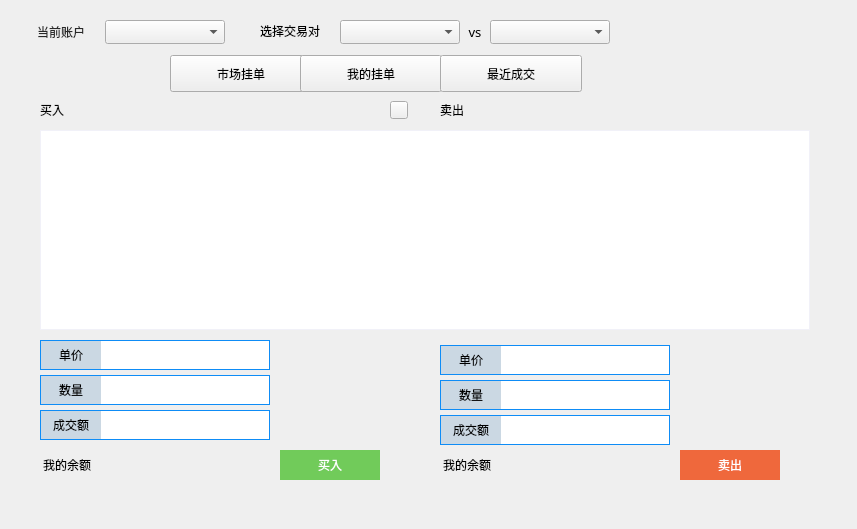
<?xml version="1.0" encoding="UTF-8"?>
<ui version="4.0">
 <class>MarketPage</class>
 <widget class="QWidget" name="MarketPage">
  <property name="geometry">
   <rect>
    <x>0</x>
    <y>0</y>
    <width>857</width>
    <height>529</height>
   </rect>
  </property>
  <property name="font">
   <font>
    <family>微软雅黑</family>
   </font>
  </property>
  <property name="windowTitle">
   <string>Form</string>
  </property>
  <widget class="QComboBox" name="symbolComboBox1">
   <property name="geometry">
    <rect>
     <x>340</x>
     <y>20</y>
     <width>120</width>
     <height>24</height>
    </rect>
   </property>
   <property name="font">
    <font>
     <family>微软雅黑</family>
     <weight>50</weight>
     <bold>false</bold>
    </font>
   </property>
   <property name="focusPolicy">
    <enum>Qt::NoFocus</enum>
   </property>
  </widget>
  <widget class="QComboBox" name="symbolComboBox2">
   <property name="geometry">
    <rect>
     <x>490</x>
     <y>20</y>
     <width>120</width>
     <height>24</height>
    </rect>
   </property>
   <property name="font">
    <font>
     <family>微软雅黑</family>
     <weight>50</weight>
     <bold>false</bold>
    </font>
   </property>
   <property name="focusPolicy">
    <enum>Qt::NoFocus</enum>
   </property>
  </widget>
  <widget class="QLabel" name="label">
   <property name="geometry">
    <rect>
     <x>245</x>
     <y>20</y>
     <width>75</width>
     <height>21</height>
    </rect>
   </property>
   <property name="text">
    <string>选择交易对</string>
   </property>
   <property name="alignment">
    <set>Qt::AlignRight|Qt::AlignTrailing|Qt::AlignVCenter</set>
   </property>
  </widget>
  <widget class="QLabel" name="label_2">
   <property name="geometry">
    <rect>
     <x>465</x>
     <y>20</y>
     <width>20</width>
     <height>24</height>
    </rect>
   </property>
   <property name="font">
    <font>
     <pointsize>10</pointsize>
    </font>
   </property>
   <property name="text">
    <string>vs</string>
   </property>
   <property name="alignment">
    <set>Qt::AlignCenter</set>
   </property>
  </widget>
  <widget class="QTableWidget" name="bidOrderTableWidget">
   <property name="geometry">
    <rect>
     <x>40</x>
     <y>130</y>
     <width>370</width>
     <height>200</height>
    </rect>
   </property>
   <property name="layoutDirection">
    <enum>Qt::RightToLeft</enum>
   </property>
   <property name="styleSheet">
    <string notr="true">QTableWidget{border: 1px solid rgb(241,241,248);gridline-color: rgb(241,241,248)}
QHeaderView{background-color:white;min-height:35;}
QHeaderView::section{background-color: white;border: 1px solid rgb(241,241,248);
font: 12px &quot;微软雅黑&quot;;}</string>
   </property>
   <property name="verticalScrollBarPolicy">
    <enum>Qt::ScrollBarAsNeeded</enum>
   </property>
   <property name="horizontalScrollBarPolicy">
    <enum>Qt::ScrollBarAlwaysOff</enum>
   </property>
   <property name="sizeAdjustPolicy">
    <enum>QAbstractScrollArea::AdjustToContents</enum>
   </property>
   <property name="autoScroll">
    <bool>false</bool>
   </property>
   <property name="editTriggers">
    <set>QAbstractItemView::NoEditTriggers</set>
   </property>
   <property name="tabKeyNavigation">
    <bool>false</bool>
   </property>
   <property name="showDropIndicator" stdset="0">
    <bool>false</bool>
   </property>
   <property name="dragDropOverwriteMode">
    <bool>false</bool>
   </property>
   <property name="showGrid">
    <bool>false</bool>
   </property>
   <attribute name="horizontalHeaderVisible">
    <bool>false</bool>
   </attribute>
   <attribute name="horizontalHeaderCascadingSectionResizes">
    <bool>true</bool>
   </attribute>
   <attribute name="verticalHeaderVisible">
    <bool>false</bool>
   </attribute>
   <attribute name="verticalHeaderCascadingSectionResizes">
    <bool>true</bool>
   </attribute>
   <column>
    <property name="text">
     <string>单价</string>
    </property>
    <property name="textAlignment">
     <set>AlignCenter</set>
    </property>
   </column>
   <column>
    <property name="text">
     <string/>
    </property>
    <property name="textAlignment">
     <set>AlignCenter</set>
    </property>
   </column>
   <column>
    <property name="text">
     <string/>
    </property>
    <property name="textAlignment">
     <set>AlignCenter</set>
    </property>
   </column>
  </widget>
  <widget class="QTableWidget" name="myOrdersTableWidget">
   <property name="geometry">
    <rect>
     <x>40</x>
     <y>130</y>
     <width>770</width>
     <height>200</height>
    </rect>
   </property>
   <property name="styleSheet">
    <string notr="true">QTableWidget{border: 1px solid rgb(241,241,248);gridline-color: rgb(241,241,248)}
QHeaderView{background-color:white;min-height:35;}
QHeaderView::section{background-color: white;border: 1px solid rgb(241,241,248);
font: 12px &quot;微软雅黑&quot;;}</string>
   </property>
   <property name="verticalScrollBarPolicy">
    <enum>Qt::ScrollBarAsNeeded</enum>
   </property>
   <property name="horizontalScrollBarPolicy">
    <enum>Qt::ScrollBarAlwaysOff</enum>
   </property>
   <property name="sizeAdjustPolicy">
    <enum>QAbstractScrollArea::AdjustToContents</enum>
   </property>
   <property name="autoScroll">
    <bool>false</bool>
   </property>
   <property name="editTriggers">
    <set>QAbstractItemView::NoEditTriggers</set>
   </property>
   <property name="tabKeyNavigation">
    <bool>false</bool>
   </property>
   <property name="showDropIndicator" stdset="0">
    <bool>false</bool>
   </property>
   <property name="dragDropOverwriteMode">
    <bool>false</bool>
   </property>
   <property name="showGrid">
    <bool>false</bool>
   </property>
   <attribute name="horizontalHeaderVisible">
    <bool>false</bool>
   </attribute>
   <attribute name="horizontalHeaderCascadingSectionResizes">
    <bool>true</bool>
   </attribute>
   <attribute name="verticalHeaderVisible">
    <bool>false</bool>
   </attribute>
   <attribute name="verticalHeaderCascadingSectionResizes">
    <bool>true</bool>
   </attribute>
   <column>
    <property name="text">
     <string>挂单ID</string>
    </property>
    <property name="textAlignment">
     <set>AlignCenter</set>
    </property>
   </column>
   <column>
    <property name="text">
     <string>所属账户</string>
    </property>
    <property name="textAlignment">
     <set>AlignCenter</set>
    </property>
   </column>
   <column>
    <property name="text">
     <string>类型</string>
    </property>
    <property name="textAlignment">
     <set>AlignCenter</set>
    </property>
   </column>
   <column>
    <property name="text">
     <string>单价</string>
    </property>
    <property name="textAlignment">
     <set>AlignCenter</set>
    </property>
   </column>
   <column>
    <property name="text">
     <string>卖出数量</string>
    </property>
    <property name="textAlignment">
     <set>AlignCenter</set>
    </property>
   </column>
   <column>
    <property name="text">
     <string>金额</string>
    </property>
    <property name="textAlignment">
     <set>AlignCenter</set>
    </property>
   </column>
   <column>
    <property name="text">
     <string/>
    </property>
    <property name="textAlignment">
     <set>AlignCenter</set>
    </property>
   </column>
  </widget>
  <widget class="QToolButton" name="marketBtn">
   <property name="geometry">
    <rect>
     <x>170</x>
     <y>55</y>
     <width>142</width>
     <height>37</height>
    </rect>
   </property>
   <property name="styleSheet">
    <string notr="true"/>
   </property>
   <property name="text">
    <string>市场挂单</string>
   </property>
  </widget>
  <widget class="QToolButton" name="myOrdersBtn">
   <property name="geometry">
    <rect>
     <x>300</x>
     <y>55</y>
     <width>142</width>
     <height>37</height>
    </rect>
   </property>
   <property name="styleSheet">
    <string notr="true"/>
   </property>
   <property name="text">
    <string>我的挂单</string>
   </property>
  </widget>
  <widget class="QToolButton" name="myHistoryBtn">
   <property name="geometry">
    <rect>
     <x>440</x>
     <y>55</y>
     <width>142</width>
     <height>37</height>
    </rect>
   </property>
   <property name="text">
    <string>最近成交</string>
   </property>
  </widget>
  <widget class="QLineEdit" name="priceLineEdit">
   <property name="geometry">
    <rect>
     <x>40</x>
     <y>340</y>
     <width>230</width>
     <height>30</height>
    </rect>
   </property>
   <property name="styleSheet">
    <string notr="true">color:black;border:1px solid rgb(14,140,246);</string>
   </property>
  </widget>
  <widget class="QLabel" name="priceTagLabel">
   <property name="geometry">
    <rect>
     <x>41</x>
     <y>341</y>
     <width>60</width>
     <height>28</height>
    </rect>
   </property>
   <property name="font">
    <font/>
   </property>
   <property name="styleSheet">
    <string notr="true">border:none;
background-color: rgb(203, 216, 227);</string>
   </property>
   <property name="text">
    <string>单价</string>
   </property>
   <property name="alignment">
    <set>Qt::AlignCenter</set>
   </property>
  </widget>
  <widget class="QLabel" name="numTagLabel">
   <property name="geometry">
    <rect>
     <x>41</x>
     <y>376</y>
     <width>60</width>
     <height>28</height>
    </rect>
   </property>
   <property name="styleSheet">
    <string notr="true">border:none;
background-color: rgb(203, 216, 227);</string>
   </property>
   <property name="text">
    <string>数量</string>
   </property>
   <property name="alignment">
    <set>Qt::AlignCenter</set>
   </property>
  </widget>
  <widget class="QLineEdit" name="numLineEdit">
   <property name="geometry">
    <rect>
     <x>40</x>
     <y>375</y>
     <width>230</width>
     <height>30</height>
    </rect>
   </property>
   <property name="styleSheet">
    <string notr="true">color:black;border:1px solid rgb(14,140,246);</string>
   </property>
  </widget>
  <widget class="QToolButton" name="bidBtn">
   <property name="geometry">
    <rect>
     <x>280</x>
     <y>450</y>
     <width>100</width>
     <height>30</height>
    </rect>
   </property>
   <property name="font">
    <font/>
   </property>
   <property name="styleSheet">
    <string notr="true">QToolButton{border:none;color: rgb(255, 255, 255);background-color: rgb(113, 203, 90);}
QToolButton:hover{background-color: rgb(123, 213, 90);}</string>
   </property>
   <property name="text">
    <string>买入</string>
   </property>
  </widget>
  <widget class="QLabel" name="symbolLabel">
   <property name="geometry">
    <rect>
     <x>730</x>
     <y>230</y>
     <width>71</width>
     <height>21</height>
    </rect>
   </property>
   <property name="text">
    <string/>
   </property>
  </widget>
  <widget class="QComboBox" name="accountComboBox">
   <property name="geometry">
    <rect>
     <x>105</x>
     <y>20</y>
     <width>120</width>
     <height>24</height>
    </rect>
   </property>
   <property name="font">
    <font>
     <family>微软雅黑</family>
     <weight>50</weight>
     <bold>false</bold>
    </font>
   </property>
   <property name="focusPolicy">
    <enum>Qt::NoFocus</enum>
   </property>
  </widget>
  <widget class="QLabel" name="label_5">
   <property name="geometry">
    <rect>
     <x>30</x>
     <y>20</y>
     <width>55</width>
     <height>24</height>
    </rect>
   </property>
   <property name="font">
    <font>
     <family>微软雅黑</family>
    </font>
   </property>
   <property name="styleSheet">
    <string notr="true">color: rgb(40, 40, 40);
background:transparent;</string>
   </property>
   <property name="text">
    <string>当前账户</string>
   </property>
   <property name="alignment">
    <set>Qt::AlignRight|Qt::AlignTrailing|Qt::AlignVCenter</set>
   </property>
  </widget>
  <widget class="QTableWidget" name="askOrderTableWidget">
   <property name="geometry">
    <rect>
     <x>440</x>
     <y>130</y>
     <width>370</width>
     <height>200</height>
    </rect>
   </property>
   <property name="styleSheet">
    <string notr="true">QTableWidget{border: 1px solid rgb(241,241,248);gridline-color: rgb(241,241,248)}
QHeaderView{background-color:white;min-height:35;}
QHeaderView::section{background-color: white;border: 1px solid rgb(241,241,248);
font: 12px &quot;微软雅黑&quot;;}</string>
   </property>
   <property name="verticalScrollBarPolicy">
    <enum>Qt::ScrollBarAsNeeded</enum>
   </property>
   <property name="horizontalScrollBarPolicy">
    <enum>Qt::ScrollBarAlwaysOff</enum>
   </property>
   <property name="sizeAdjustPolicy">
    <enum>QAbstractScrollArea::AdjustToContents</enum>
   </property>
   <property name="autoScroll">
    <bool>false</bool>
   </property>
   <property name="editTriggers">
    <set>QAbstractItemView::NoEditTriggers</set>
   </property>
   <property name="tabKeyNavigation">
    <bool>false</bool>
   </property>
   <property name="showDropIndicator" stdset="0">
    <bool>false</bool>
   </property>
   <property name="dragDropOverwriteMode">
    <bool>false</bool>
   </property>
   <property name="showGrid">
    <bool>false</bool>
   </property>
   <attribute name="horizontalHeaderVisible">
    <bool>false</bool>
   </attribute>
   <attribute name="horizontalHeaderCascadingSectionResizes">
    <bool>true</bool>
   </attribute>
   <attribute name="verticalHeaderVisible">
    <bool>false</bool>
   </attribute>
   <attribute name="verticalHeaderCascadingSectionResizes">
    <bool>true</bool>
   </attribute>
   <column>
    <property name="text">
     <string>单价</string>
    </property>
    <property name="textAlignment">
     <set>AlignCenter</set>
    </property>
   </column>
   <column>
    <property name="text">
     <string/>
    </property>
    <property name="textAlignment">
     <set>AlignCenter</set>
    </property>
   </column>
   <column>
    <property name="text">
     <string/>
    </property>
    <property name="textAlignment">
     <set>AlignCenter</set>
    </property>
   </column>
  </widget>
  <widget class="QLabel" name="buySymbolLabel">
   <property name="geometry">
    <rect>
     <x>40</x>
     <y>100</y>
     <width>91</width>
     <height>20</height>
    </rect>
   </property>
   <property name="text">
    <string>买入</string>
   </property>
  </widget>
  <widget class="QLabel" name="sellSymbolLabel">
   <property name="geometry">
    <rect>
     <x>440</x>
     <y>100</y>
     <width>91</width>
     <height>20</height>
    </rect>
   </property>
   <property name="text">
    <string>卖出</string>
   </property>
  </widget>
  <widget class="QToolButton" name="askBtn">
   <property name="geometry">
    <rect>
     <x>680</x>
     <y>450</y>
     <width>100</width>
     <height>30</height>
    </rect>
   </property>
   <property name="font">
    <font/>
   </property>
   <property name="styleSheet">
    <string notr="true">QToolButton{border:none;color: rgb(255, 255, 255);background-color: rgb(239, 104, 60);}
QToolButton:hover{background-color: rgb(249, 114, 60);}</string>
   </property>
   <property name="text">
    <string>卖出</string>
   </property>
  </widget>
  <widget class="QLineEdit" name="amountLineEdit">
   <property name="geometry">
    <rect>
     <x>40</x>
     <y>410</y>
     <width>230</width>
     <height>30</height>
    </rect>
   </property>
   <property name="styleSheet">
    <string notr="true">color:black;border:1px solid rgb(14,140,246);</string>
   </property>
  </widget>
  <widget class="QLabel" name="amountTagLabel">
   <property name="geometry">
    <rect>
     <x>41</x>
     <y>411</y>
     <width>60</width>
     <height>28</height>
    </rect>
   </property>
   <property name="styleSheet">
    <string notr="true">border:none;
background-color: rgb(203, 216, 227);</string>
   </property>
   <property name="text">
    <string>成交额</string>
   </property>
   <property name="alignment">
    <set>Qt::AlignCenter</set>
   </property>
  </widget>
  <widget class="QLabel" name="priceLabel">
   <property name="geometry">
    <rect>
     <x>280</x>
     <y>340</y>
     <width>100</width>
     <height>30</height>
    </rect>
   </property>
   <property name="text">
    <string/>
   </property>
  </widget>
  <widget class="QLabel" name="numLabel">
   <property name="geometry">
    <rect>
     <x>280</x>
     <y>375</y>
     <width>100</width>
     <height>30</height>
    </rect>
   </property>
   <property name="text">
    <string/>
   </property>
  </widget>
  <widget class="QLabel" name="amountLabel">
   <property name="geometry">
    <rect>
     <x>280</x>
     <y>410</y>
     <width>100</width>
     <height>30</height>
    </rect>
   </property>
   <property name="text">
    <string/>
   </property>
  </widget>
  <widget class="QTableWidget" name="recentOrdersTableWidget">
   <property name="geometry">
    <rect>
     <x>40</x>
     <y>130</y>
     <width>770</width>
     <height>200</height>
    </rect>
   </property>
   <property name="styleSheet">
    <string notr="true">QTableWidget{border: 1px solid rgb(241,241,248);gridline-color: rgb(241,241,248)}
QHeaderView{background-color:white;min-height:35;}
QHeaderView::section{background-color: white;border: 1px solid rgb(241,241,248);
font: 12px &quot;微软雅黑&quot;;}</string>
   </property>
   <property name="verticalScrollBarPolicy">
    <enum>Qt::ScrollBarAsNeeded</enum>
   </property>
   <property name="horizontalScrollBarPolicy">
    <enum>Qt::ScrollBarAlwaysOff</enum>
   </property>
   <property name="sizeAdjustPolicy">
    <enum>QAbstractScrollArea::AdjustToContents</enum>
   </property>
   <property name="autoScroll">
    <bool>false</bool>
   </property>
   <property name="editTriggers">
    <set>QAbstractItemView::NoEditTriggers</set>
   </property>
   <property name="tabKeyNavigation">
    <bool>false</bool>
   </property>
   <property name="showDropIndicator" stdset="0">
    <bool>false</bool>
   </property>
   <property name="dragDropOverwriteMode">
    <bool>false</bool>
   </property>
   <property name="showGrid">
    <bool>false</bool>
   </property>
   <attribute name="horizontalHeaderVisible">
    <bool>false</bool>
   </attribute>
   <attribute name="horizontalHeaderCascadingSectionResizes">
    <bool>true</bool>
   </attribute>
   <attribute name="verticalHeaderVisible">
    <bool>false</bool>
   </attribute>
   <attribute name="verticalHeaderCascadingSectionResizes">
    <bool>true</bool>
   </attribute>
   <column>
    <property name="text">
     <string>买一价</string>
    </property>
    <property name="textAlignment">
     <set>AlignCenter</set>
    </property>
   </column>
   <column>
    <property name="text">
     <string>卖一价</string>
    </property>
    <property name="textAlignment">
     <set>AlignCenter</set>
    </property>
   </column>
   <column>
    <property name="text">
     <string/>
    </property>
    <property name="textAlignment">
     <set>AlignCenter</set>
    </property>
   </column>
   <column>
    <property name="text">
     <string/>
    </property>
    <property name="textAlignment">
     <set>AlignCenter</set>
    </property>
   </column>
   <column>
    <property name="text">
     <string>区块生成时间</string>
    </property>
    <property name="textAlignment">
     <set>AlignCenter</set>
    </property>
   </column>
  </widget>
  <widget class="QLabel" name="label_7">
   <property name="geometry">
    <rect>
     <x>30</x>
     <y>455</y>
     <width>61</width>
     <height>20</height>
    </rect>
   </property>
   <property name="text">
    <string>我的余额</string>
   </property>
   <property name="alignment">
    <set>Qt::AlignRight|Qt::AlignTrailing|Qt::AlignVCenter</set>
   </property>
  </widget>
  <widget class="QLabel" name="quoteBalanceLabel">
   <property name="geometry">
    <rect>
     <x>100</x>
     <y>455</y>
     <width>140</width>
     <height>20</height>
    </rect>
   </property>
   <property name="text">
    <string/>
   </property>
   <property name="alignment">
    <set>Qt::AlignLeading|Qt::AlignLeft|Qt::AlignVCenter</set>
   </property>
  </widget>
  <widget class="QLabel" name="baseBalanceLabel">
   <property name="geometry">
    <rect>
     <x>510</x>
     <y>455</y>
     <width>140</width>
     <height>20</height>
    </rect>
   </property>
   <property name="text">
    <string/>
   </property>
   <property name="alignment">
    <set>Qt::AlignLeading|Qt::AlignLeft|Qt::AlignVCenter</set>
   </property>
  </widget>
  <widget class="QPushButton" name="tipBtn">
   <property name="geometry">
    <rect>
     <x>390</x>
     <y>101</y>
     <width>18</width>
     <height>18</height>
    </rect>
   </property>
   <property name="text">
    <string/>
   </property>
  </widget>
  <widget class="QLabel" name="label_8">
   <property name="geometry">
    <rect>
     <x>430</x>
     <y>455</y>
     <width>61</width>
     <height>20</height>
    </rect>
   </property>
   <property name="text">
    <string>我的余额</string>
   </property>
   <property name="alignment">
    <set>Qt::AlignRight|Qt::AlignTrailing|Qt::AlignVCenter</set>
   </property>
  </widget>
  <widget class="QLineEdit" name="amountLineEdit2">
   <property name="geometry">
    <rect>
     <x>440</x>
     <y>415</y>
     <width>230</width>
     <height>30</height>
    </rect>
   </property>
   <property name="styleSheet">
    <string notr="true">color:black;border:1px solid rgb(14,140,246);</string>
   </property>
  </widget>
  <widget class="QLabel" name="priceLabel2">
   <property name="geometry">
    <rect>
     <x>680</x>
     <y>345</y>
     <width>100</width>
     <height>30</height>
    </rect>
   </property>
   <property name="text">
    <string/>
   </property>
  </widget>
  <widget class="QLabel" name="priceTagLabel2">
   <property name="geometry">
    <rect>
     <x>441</x>
     <y>346</y>
     <width>60</width>
     <height>28</height>
    </rect>
   </property>
   <property name="styleSheet">
    <string notr="true">border:none;
background-color: rgb(203, 216, 227);</string>
   </property>
   <property name="text">
    <string>单价</string>
   </property>
   <property name="alignment">
    <set>Qt::AlignCenter</set>
   </property>
  </widget>
  <widget class="QLabel" name="numTagLabel2">
   <property name="geometry">
    <rect>
     <x>441</x>
     <y>381</y>
     <width>60</width>
     <height>28</height>
    </rect>
   </property>
   <property name="styleSheet">
    <string notr="true">border:none;
background-color: rgb(203, 216, 227);</string>
   </property>
   <property name="text">
    <string>数量</string>
   </property>
   <property name="alignment">
    <set>Qt::AlignCenter</set>
   </property>
  </widget>
  <widget class="QLabel" name="numLabel2">
   <property name="geometry">
    <rect>
     <x>680</x>
     <y>380</y>
     <width>100</width>
     <height>30</height>
    </rect>
   </property>
   <property name="text">
    <string/>
   </property>
  </widget>
  <widget class="QLabel" name="amountLabel2">
   <property name="geometry">
    <rect>
     <x>680</x>
     <y>415</y>
     <width>100</width>
     <height>30</height>
    </rect>
   </property>
   <property name="text">
    <string/>
   </property>
  </widget>
  <widget class="QLineEdit" name="priceLineEdit2">
   <property name="geometry">
    <rect>
     <x>440</x>
     <y>345</y>
     <width>230</width>
     <height>30</height>
    </rect>
   </property>
   <property name="styleSheet">
    <string notr="true">color:black;border:1px solid rgb(14,140,246);</string>
   </property>
  </widget>
  <widget class="QLabel" name="amountTagLabel2">
   <property name="geometry">
    <rect>
     <x>441</x>
     <y>416</y>
     <width>60</width>
     <height>28</height>
    </rect>
   </property>
   <property name="styleSheet">
    <string notr="true">border:none;
background-color: rgb(203, 216, 227);</string>
   </property>
   <property name="text">
    <string>成交额</string>
   </property>
   <property name="alignment">
    <set>Qt::AlignCenter</set>
   </property>
  </widget>
  <widget class="QLineEdit" name="numLineEdit2">
   <property name="geometry">
    <rect>
     <x>440</x>
     <y>380</y>
     <width>230</width>
     <height>30</height>
    </rect>
   </property>
   <property name="styleSheet">
    <string notr="true">color:black;border:1px solid rgb(14,140,246);</string>
   </property>
  </widget>
  <zorder>symbolComboBox1</zorder>
  <zorder>symbolComboBox2</zorder>
  <zorder>label</zorder>
  <zorder>label_2</zorder>
  <zorder>bidOrderTableWidget</zorder>
  <zorder>marketBtn</zorder>
  <zorder>myOrdersBtn</zorder>
  <zorder>myHistoryBtn</zorder>
  <zorder>priceLineEdit</zorder>
  <zorder>numLineEdit</zorder>
  <zorder>bidBtn</zorder>
  <zorder>symbolLabel</zorder>
  <zorder>accountComboBox</zorder>
  <zorder>label_5</zorder>
  <zorder>askOrderTableWidget</zorder>
  <zorder>buySymbolLabel</zorder>
  <zorder>sellSymbolLabel</zorder>
  <zorder>askBtn</zorder>
  <zorder>amountLineEdit</zorder>
  <zorder>priceLabel</zorder>
  <zorder>numLabel</zorder>
  <zorder>amountLabel</zorder>
  <zorder>myOrdersTableWidget</zorder>
  <zorder>recentOrdersTableWidget</zorder>
  <zorder>label_7</zorder>
  <zorder>quoteBalanceLabel</zorder>
  <zorder>baseBalanceLabel</zorder>
  <zorder>tipBtn</zorder>
  <zorder>label_8</zorder>
  <zorder>priceTagLabel</zorder>
  <zorder>numTagLabel</zorder>
  <zorder>amountTagLabel</zorder>
  <zorder>amountLineEdit2</zorder>
  <zorder>priceLabel2</zorder>
  <zorder>numLabel2</zorder>
  <zorder>amountLabel2</zorder>
  <zorder>priceLineEdit2</zorder>
  <zorder>amountTagLabel2</zorder>
  <zorder>numLineEdit2</zorder>
  <zorder>numTagLabel2</zorder>
  <zorder>priceTagLabel2</zorder>
 </widget>
 <resources/>
 <connections/>
</ui>
